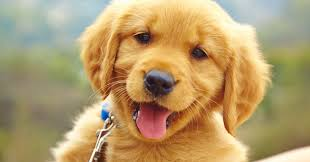
#> input picture CV/1. Intro/In-class/image/2.jpg, 310 x 162 px; its folder holds only this picture in this run
$ jupyter execute --allow-errors Assignment1_solution.ipynb
#> lines starting #> are read from the running program, lines starting #| are printed output that depends on the picture
# Assignment 1: Làm quen với Python cho xử lý ảnh

Trong bài tập này ta sẽ làm quen với các thao tác lập trình cơ bản trong Python dành cho xử lý ảnh. Các thư viện sẽ được sử dụng trong bài tập này gồm có: os, numpy, opencv.

[cell 1]
import os
import numpy as np
import cv2

## Bài tập 1: Làm quen với thư viện os
Trong các project về trí tuệ nhân tạo nói chung và thị giác máy tính nói riêng, việc sử dụng thành thạo các hàm trong thư viện os là rất quan trọng, đặc biệt hữu ích trong quá trình chuẩn bị dữ liệu. Chúng ta sẽ thực hành một vài hàm cơ bản, các hàm khác có thể tham khảo tại: https://docs.python.org/2/library/os.html

- Hàm os.listdir() liệt kê tên tất cả các tệp và thư mục nằm trong một thư mục nào đó. Ví dụ ta có thư mục image, sử dụng hàm này có thể liệt kê tên tất cả các ảnh có trong thư mục này:

[cell 2]
os.listdir('image')

- Hàm os.path.join() nối các đường dẫn theo đúng format của hệ điều hành đang dùng. Ví dụ:

[cell 3]
os.path.join('image', '1.jpg')

- Hàm os.path.abspath() trả về đường dẫn tuyệt đối đến đối tượng truyền vào. Ví dụ:

[cell 4]
os.path.abspath('image')

- Ngoài ra còn một vài hàm hay được sử dụng:

os.path.isdir(dir): Kiểm tra một đường dẫn thư mục có tồn tại hay không?

os.mkdir: Tạo thư mục ứng với đường dẫn truyền vào

os.makedirs: Tạo thư mục với option -recursive, tức là nếu tạo thư mục images/class và thư mục images chưa tồn tại thì sẽ tự động tạo cả thư mục images.

### BÀI TẬP: Hãy tạo 2 danh sách (python list) chứa đường dẫn tuyệt đối và đường dẫn tương đối đến các tệp nằm trong thư mục 'image'

[cell 5]
abs_path = []
rel_path = []

#### YOUR CODE HERE ####
for _file in os.listdir('image'):
    abs_path.append(os.path.abspath(_file))
    rel_path.append(os.path.join('image', _file))
#### END YOUR CODE #####
print(abs_path)
print(rel_path)

# Bài tập 2: Làm quen với thư viện Numpy và OpenCV

Numpy là một trong những thư viện hay được sử dụng nhất trong Python, thư viện giúp chúng ta dễ dàng thực hiện các phép toán, các phép biến đổi trên ma trận nhiều chiều.

OpenCV là một trong những framework tốt nhất hiện tại dùng trong xử lý ảnh với việc hỗ trợ rất nhiều hàm, phép biến đổi quan trọng, giúp cho việc lập trình các mô hình trở nên dễ dàng hơn rất nhiều. OpenCV chủ yếu xử lý trên các ảnh và video, mà ảnh và video lại được lưu dưới dạng các ma trận số có thể xử lý bằng thư viện numpy. Do đó việc thành thạo 2 thư viện này là yêu cầu bắt buộc.

- Đọc ảnh với OpenCV: Sử dụng hàm cv2.imread(path) để đọc ảnh với đường dẫn path, hàm trả về một đối tượng numpy array là một ma trận 3 chiều mô tả ảnh. Hàm img.shape sẽ trả về (height,width,channels) của ảnh

- Hiển thị ảnh: Trong OpenCV ta có hàm cv2.imshow() để hiển thị ảnh. Tuy nhiên cách hiển thị ảnh này sẽ tạo một cửa sổ mới để hiển thị. Để thuận tiện khi dùng jupyter notebook, ta sẽ thử hiển thị ảnh bằng thư viện matplotlib:

Như chúng ta có thể thấy, ảnh hiển thị bởi matplotlib có vẻ không giống với ảnh thật. Lý do là vì OpenCV lưu trữ ảnh theo thứ tự kênh màu B, G, R còn matplotlib hiển thị ảnh theo thứ tự kênh màu R, G, B. Tiếp theo ta sẽ học cách sử dụng OpenCV để thay đổi các kênh màu của ảnh.

- Thay đổi kênh màu ảnh: Hàm cv2.cvtColor(), hãy quan sát các ví dụ sau:

[cell 6]
import matplotlib.pyplot as plt

img = cv2.imread(rel_path[0])
#> img is the input picture: shape (162, 310, 3); mean B, G, R 109, 155.6, 180.9
print(type(img))
#| <class 'numpy.ndarray'>
print(img.shape)
#| (162, 310, 3)

img2 = cv2.cvtColor(img, cv2.COLOR_BGR2RGB)
img_collage = np.concatenate([img, img2], axis=1)
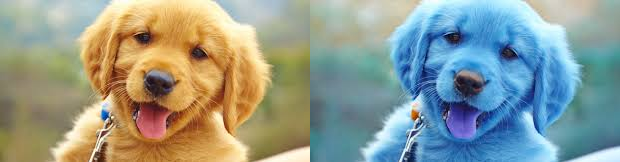
#> img_collage: shape (162, 620, 3); mean B, G, R 144.9, 155.6, 144.9
plt.imshow(img_collage)
plt.show()

[cell 7]
img3 = cv2.cvtColor(img, cv2.COLOR_BGR2GRAY)
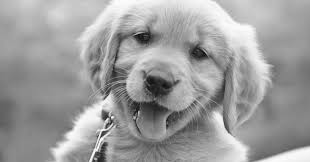
#> img3: shape (162, 310); min 9, max 253, mean 157.9
print(type(img3))
#| <class 'numpy.ndarray'>
print(img3.shape)
#| (162, 310)
plt.imshow(img3, cmap='gray')
plt.show()

[cell 8]
img3 = cv2.cvtColor(img, cv2.COLOR_BGR2Lab)
#> img3: shape (162, 310, 3); mean of channels 0, 1, 2 167, 132, 156.2
# cv2.imshow('image', img3)
# cv2.waitKey(0)
# cv2.destroyAllWindows()

plt.imshow(img3)
plt.show()

plt.imshow(cv2.cvtColor(img3, cv2.COLOR_BGR2RGB))
plt.show()
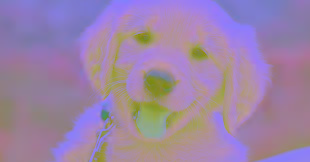
#> shown: shape (162, 310, 3); mean R, G, B 156.2, 132, 167

[cell 9]
img3 = cv2.cvtColor(img, cv2.COLOR_BGR2HSV)
#> img3: shape (162, 310, 3); mean H, S, V 31.3, 107.7, 184.1

# cv2.imshow('image', img3)
# cv2.waitKey(0)
# cv2.destroyAllWindows()

plt.imshow(img3)
plt.show()

img3 = cv2.cvtColor(img3, cv2.COLOR_BGR2RGB)
#> img3: shape (162, 310, 3); mean H, S, V 184.1, 107.7, 31.3
plt.imshow(img3)
plt.show()

- Thay đổi kích thước ảnh: Sử dụng hàm cv2.resize:

[cell 10]
img4 = cv2.resize(img, (100, 100))
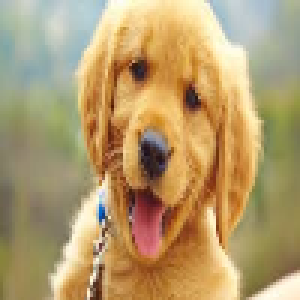
#> img4: shape (100, 100, 3) (shown 3 times larger); mean B, G, R 108.8, 155.4, 180.7
print(img4.shape)
#| (100, 100, 3)
plt.imshow(img4)
plt.show()

$ run again, on CV/1. Intro/In-class/image/3.jpg
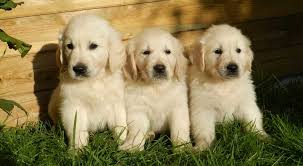
#> input picture CV/1. Intro/In-class/image/3.jpg, 303 x 166 px
#> img is the input picture: shape (166, 303, 3); mean B, G, R 79.5, 120.6, 133.8
#| <class 'numpy.ndarray'>
#| (166, 303, 3)
#| <class 'numpy.ndarray'>
#| (166, 303)
#> `plt.show()`:
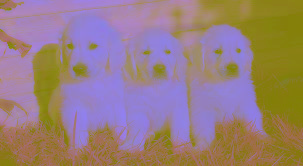
#> shown: shape (166, 303, 3); mean R, G, B 151.7, 127, 126.3
#> `img4 = cv2.resize(img, (100, 100))`:
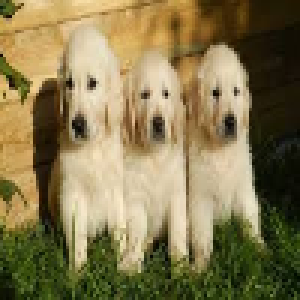
#> img4: shape (100, 100, 3) (shown 3 times larger); mean B, G, R 79.4, 120.5, 133.7
#| (100, 100, 3)

$ run again, on CV/1. Intro/In-class/image/4.jpg
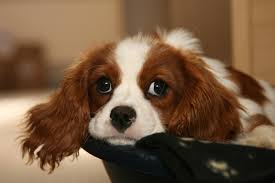
#> input picture CV/1. Intro/In-class/image/4.jpg, 275 x 183 px
#> img is the input picture: shape (183, 275, 3); mean B, G, R 64.2, 89.1, 116.9
#| <class 'numpy.ndarray'>
#| (183, 275, 3)
#| <class 'numpy.ndarray'>
#| (183, 275)
#> `plt.show()`:
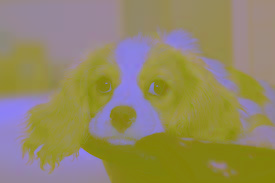
#> shown: shape (183, 275, 3); mean R, G, B 146.7, 136.6, 99.7
#> `img4 = cv2.resize(img, (100, 100))`:
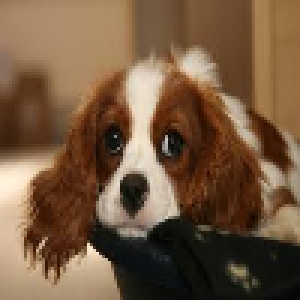
#> img4: shape (100, 100, 3) (shown 3 times larger); mean B, G, R 64, 89, 116.8
#| (100, 100, 3)

$ run again, on CV/1. Intro/In-class/image/5.jpg
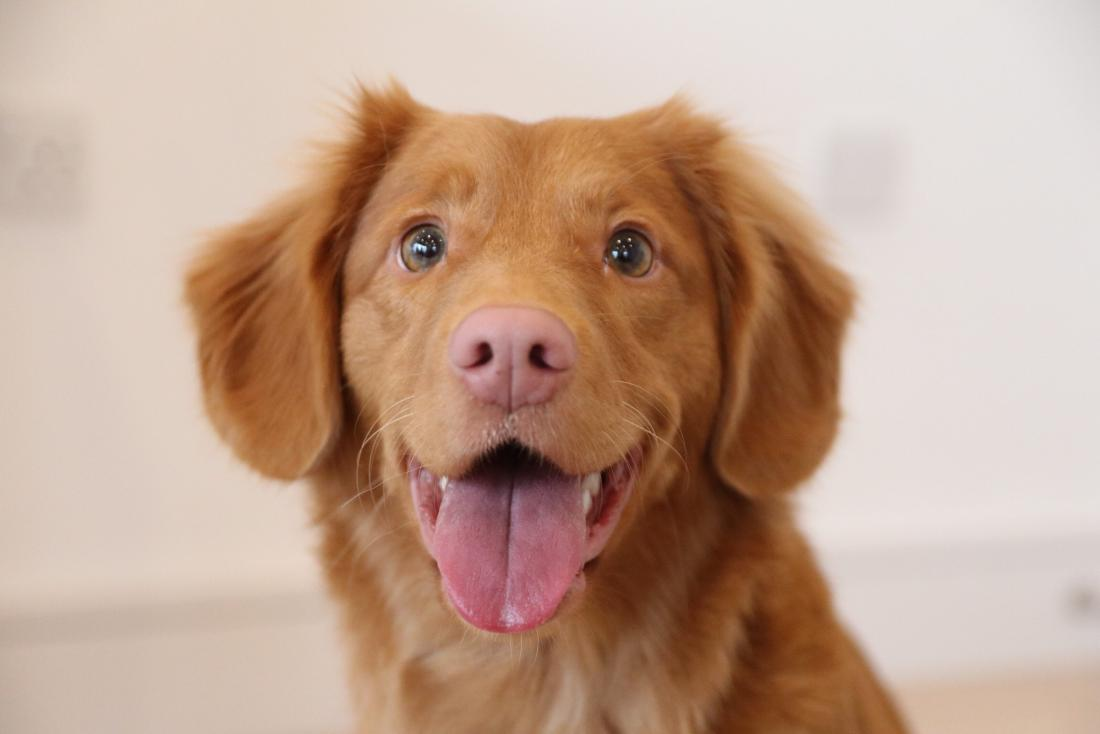
#> input picture CV/1. Intro/In-class/image/5.jpg, 1100 x 734 px
#> img is the input picture: shape (734, 1100, 3); mean B, G, R 143.9, 162.6, 192.9
#| <class 'numpy.ndarray'>
#| (734, 1100, 3)
#| <class 'numpy.ndarray'>
#| (734, 1100)
#> `plt.show()`:
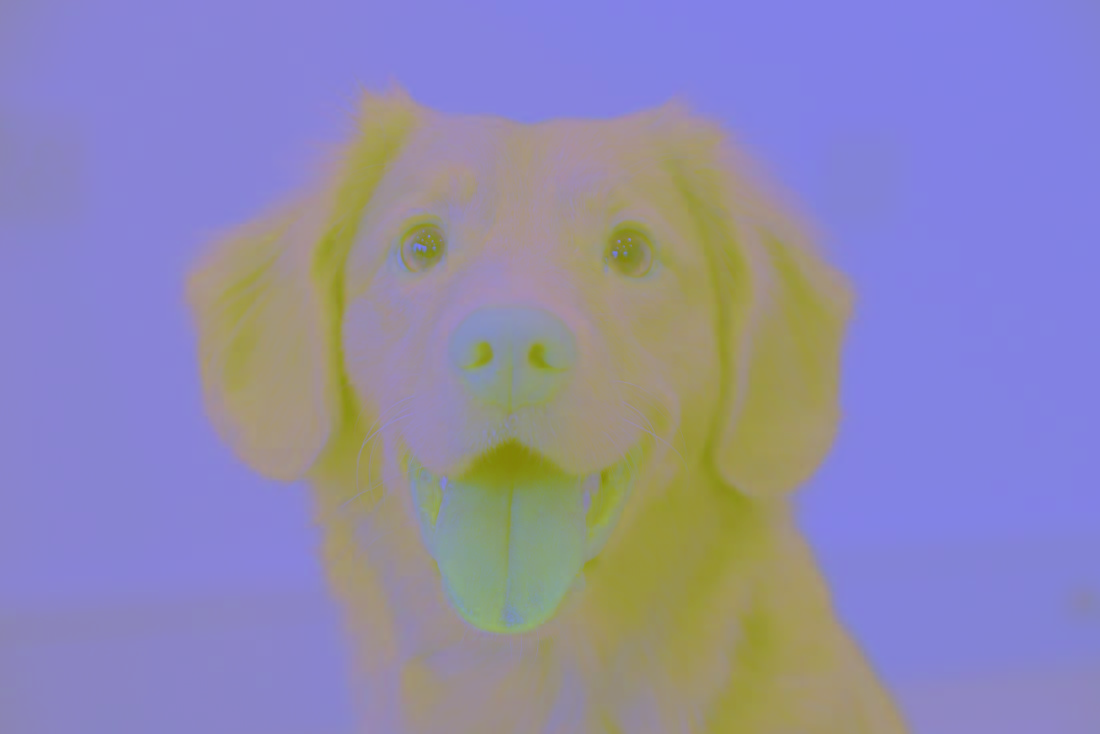
#> shown: shape (734, 1100, 3); mean R, G, B 142.9, 137.6, 175.2
#> `img4 = cv2.resize(img, (100, 100))`:
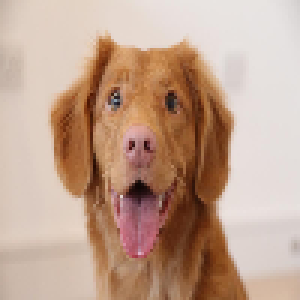
#> img4: shape (100, 100, 3) (shown 3 times larger); mean B, G, R 143.8, 162.5, 192.9
#| (100, 100, 3)

$ run again, on CV/1. Intro/In-class/image/1.jpg
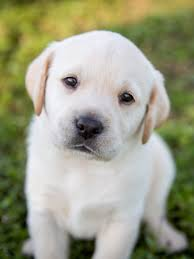
#> input picture CV/1. Intro/In-class/image/1.jpg, 194 x 259 px
#> img is the input picture: shape (259, 194, 3); mean B, G, R 133.1, 157.9, 156.8
#| <class 'numpy.ndarray'>
#| (259, 194, 3)
#| <class 'numpy.ndarray'>
#| (259, 194)
#> `img4 = cv2.resize(img, (100, 100))`:
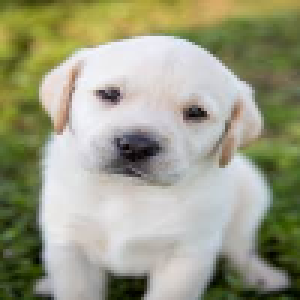
#> img4: shape (100, 100, 3) (shown 3 times larger); mean B, G, R 133, 157.8, 156.7
#| (100, 100, 3)
